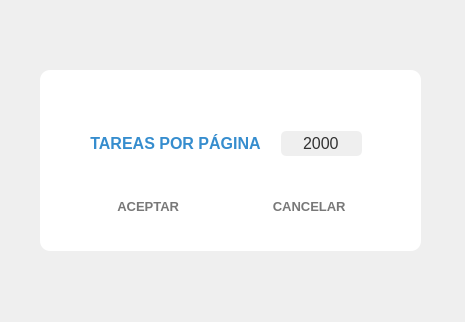
<?xml version="1.0" encoding="UTF-8"?>
<ui version="4.0">
 <class>DatabaseOptions</class>
 <widget class="QWidget" name="DatabaseOptions">
  <property name="geometry">
   <rect>
    <x>0</x>
    <y>0</y>
    <width>465</width>
    <height>322</height>
   </rect>
  </property>
  <property name="windowTitle">
   <string>Form</string>
  </property>
  <widget class="QWidget" name="layoutWidget_2">
   <property name="geometry">
    <rect>
     <x>100</x>
     <y>190</y>
     <width>261</width>
     <height>32</height>
    </rect>
   </property>
   <layout class="QHBoxLayout" name="horizontalLayout_3">
    <item>
     <widget class="QPushButton" name="pb_aceptar">
      <property name="minimumSize">
       <size>
        <width>100</width>
        <height>30</height>
       </size>
      </property>
      <property name="font">
       <font>
        <family>Segoe UI</family>
        <pointsize>10</pointsize>
        <weight>75</weight>
        <bold>true</bold>
       </font>
      </property>
      <property name="styleSheet">
       <string notr="true">QPushButton{
	border-radius: 3px;
	color:rgb(120, 120, 120);
}
QPushButton:hover:!pressed{
	  background-color: #EEEEEE; 
}</string>
      </property>
      <property name="text">
       <string>ACEPTAR </string>
      </property>
      <property name="icon">
       <iconset resource="assets.qrc">
        <normaloff>:/icons/accept.png</normaloff>:/icons/accept.png</iconset>
      </property>
      <property name="iconSize">
       <size>
        <width>30</width>
        <height>20</height>
       </size>
      </property>
      <property name="flat">
       <bool>true</bool>
      </property>
     </widget>
    </item>
    <item>
     <spacer name="horizontalSpacer_4">
      <property name="orientation">
       <enum>Qt::Horizontal</enum>
      </property>
      <property name="sizeHint" stdset="0">
       <size>
        <width>40</width>
        <height>20</height>
       </size>
      </property>
     </spacer>
    </item>
    <item>
     <widget class="QPushButton" name="pb_cancelar">
      <property name="minimumSize">
       <size>
        <width>100</width>
        <height>30</height>
       </size>
      </property>
      <property name="font">
       <font>
        <family>Segoe UI</family>
        <pointsize>10</pointsize>
        <weight>75</weight>
        <bold>true</bold>
       </font>
      </property>
      <property name="styleSheet">
       <string notr="true">QPushButton{
	border-radius: 3px;
	color:rgb(120, 120, 120);
}
QPushButton:hover:!pressed{
	  background-color: #EEEEEE; 
}</string>
      </property>
      <property name="text">
       <string>CANCELAR </string>
      </property>
      <property name="icon">
       <iconset resource="assets.qrc">
        <normaloff>:/icons/cancel.png</normaloff>:/icons/cancel.png</iconset>
      </property>
      <property name="iconSize">
       <size>
        <width>30</width>
        <height>20</height>
       </size>
      </property>
      <property name="flat">
       <bool>true</bool>
      </property>
     </widget>
    </item>
   </layout>
  </widget>
  <widget class="MyLabelShine" name="label_background">
   <property name="geometry">
    <rect>
     <x>40</x>
     <y>70</y>
     <width>381</width>
     <height>181</height>
    </rect>
   </property>
   <property name="styleSheet">
    <string notr="true">background-color: #FFFFFF; 
border-radius: 10px;
/*border: 2px solid #368DCE;*/</string>
   </property>
   <property name="text">
    <string/>
   </property>
   <property name="alignment">
    <set>Qt::AlignCenter</set>
   </property>
  </widget>
  <widget class="my_label" name="lb_logo">
   <property name="geometry">
    <rect>
     <x>50</x>
     <y>80</y>
     <width>42</width>
     <height>33</height>
    </rect>
   </property>
   <property name="minimumSize">
    <size>
     <width>0</width>
     <height>0</height>
    </size>
   </property>
   <property name="maximumSize">
    <size>
     <width>200</width>
     <height>240</height>
    </size>
   </property>
   <property name="styleSheet">
    <string notr="true">border-image: url(:/icons/app_logo.png);</string>
   </property>
   <property name="text">
    <string/>
   </property>
   <property name="scaledContents">
    <bool>false</bool>
   </property>
   <property name="alignment">
    <set>Qt::AlignCenter</set>
   </property>
   <property name="wordWrap">
    <bool>false</bool>
   </property>
  </widget>
  <widget class="MyLabelAnimated" name="pb_close">
   <property name="geometry">
    <rect>
     <x>380</x>
     <y>80</y>
     <width>31</width>
     <height>31</height>
    </rect>
   </property>
   <property name="styleSheet">
    <string notr="true">QLabel{
	border-radius: 5px;

}
QLabel:hover:!pressed{
	  background-color: rgba(255, 200, 200);
}
</string>
   </property>
   <property name="text">
    <string/>
   </property>
   <property name="pixmap">
    <pixmap resource="assets.qrc">:/icons/close.png</pixmap>
   </property>
   <property name="scaledContents">
    <bool>true</bool>
   </property>
  </widget>
  <widget class="QWidget" name="layoutWidget">
   <property name="geometry">
    <rect>
     <x>90</x>
     <y>130</y>
     <width>272</width>
     <height>27</height>
    </rect>
   </property>
   <layout class="QHBoxLayout" name="horizontalLayout">
    <property name="spacing">
     <number>20</number>
    </property>
    <item>
     <widget class="QLabel" name="label_5">
      <property name="palette">
       <palette>
        <active>
         <colorrole role="WindowText">
          <brush brushstyle="SolidPattern">
           <color alpha="255">
            <red>54</red>
            <green>141</green>
            <blue>206</blue>
           </color>
          </brush>
         </colorrole>
         <colorrole role="Text">
          <brush brushstyle="SolidPattern">
           <color alpha="255">
            <red>54</red>
            <green>141</green>
            <blue>206</blue>
           </color>
          </brush>
         </colorrole>
         <colorrole role="ButtonText">
          <brush brushstyle="SolidPattern">
           <color alpha="255">
            <red>54</red>
            <green>141</green>
            <blue>206</blue>
           </color>
          </brush>
         </colorrole>
         <colorrole role="PlaceholderText">
          <brush brushstyle="NoBrush">
           <color alpha="128">
            <red>54</red>
            <green>141</green>
            <blue>206</blue>
           </color>
          </brush>
         </colorrole>
        </active>
        <inactive>
         <colorrole role="WindowText">
          <brush brushstyle="SolidPattern">
           <color alpha="255">
            <red>54</red>
            <green>141</green>
            <blue>206</blue>
           </color>
          </brush>
         </colorrole>
         <colorrole role="Text">
          <brush brushstyle="SolidPattern">
           <color alpha="255">
            <red>54</red>
            <green>141</green>
            <blue>206</blue>
           </color>
          </brush>
         </colorrole>
         <colorrole role="ButtonText">
          <brush brushstyle="SolidPattern">
           <color alpha="255">
            <red>54</red>
            <green>141</green>
            <blue>206</blue>
           </color>
          </brush>
         </colorrole>
         <colorrole role="PlaceholderText">
          <brush brushstyle="NoBrush">
           <color alpha="128">
            <red>54</red>
            <green>141</green>
            <blue>206</blue>
           </color>
          </brush>
         </colorrole>
        </inactive>
        <disabled>
         <colorrole role="WindowText">
          <brush brushstyle="SolidPattern">
           <color alpha="255">
            <red>54</red>
            <green>141</green>
            <blue>206</blue>
           </color>
          </brush>
         </colorrole>
         <colorrole role="Text">
          <brush brushstyle="SolidPattern">
           <color alpha="255">
            <red>54</red>
            <green>141</green>
            <blue>206</blue>
           </color>
          </brush>
         </colorrole>
         <colorrole role="ButtonText">
          <brush brushstyle="SolidPattern">
           <color alpha="255">
            <red>54</red>
            <green>141</green>
            <blue>206</blue>
           </color>
          </brush>
         </colorrole>
         <colorrole role="PlaceholderText">
          <brush brushstyle="NoBrush">
           <color alpha="128">
            <red>54</red>
            <green>141</green>
            <blue>206</blue>
           </color>
          </brush>
         </colorrole>
        </disabled>
       </palette>
      </property>
      <property name="font">
       <font>
        <family>Segoe UI</family>
        <pointsize>12</pointsize>
        <weight>75</weight>
        <bold>true</bold>
       </font>
      </property>
      <property name="styleSheet">
       <string notr="true">color: rgb(54, 141, 206);</string>
      </property>
      <property name="text">
       <string>TAREAS POR PÁGINA</string>
      </property>
      <property name="alignment">
       <set>Qt::AlignCenter</set>
      </property>
     </widget>
    </item>
    <item>
     <widget class="QLineEdit" name="le_tareas_por_pagina">
      <property name="minimumSize">
       <size>
        <width>0</width>
        <height>25</height>
       </size>
      </property>
      <property name="font">
       <font>
        <family>Segoe UI</family>
        <pointsize>12</pointsize>
       </font>
      </property>
      <property name="styleSheet">
       <string notr="true">background-color: #EFEFEF; 
border-radius: 5px;
color:rgb(50, 50, 50);</string>
      </property>
      <property name="text">
       <string>2000</string>
      </property>
      <property name="alignment">
       <set>Qt::AlignCenter</set>
      </property>
     </widget>
    </item>
   </layout>
   <zorder>le_tareas_por_pagina</zorder>
   <zorder>label_5</zorder>
  </widget>
  <widget class="my_label" name="l_warning">
   <property name="geometry">
    <rect>
     <x>370</x>
     <y>128</y>
     <width>31</width>
     <height>31</height>
    </rect>
   </property>
   <property name="minimumSize">
    <size>
     <width>0</width>
     <height>0</height>
    </size>
   </property>
   <property name="maximumSize">
    <size>
     <width>200</width>
     <height>240</height>
    </size>
   </property>
   <property name="toolTip">
    <string>&lt;html&gt;&lt;head/&gt;&lt;body&gt;&lt;p&gt;Cantidad de tareas por pagina muy grande, esto puede afectar el rendimiento de la aplicación&lt;/p&gt;&lt;/body&gt;&lt;/html&gt;</string>
   </property>
   <property name="styleSheet">
    <string notr="true">border-image: url(:/icons/warning_yellow.png);</string>
   </property>
   <property name="text">
    <string/>
   </property>
   <property name="scaledContents">
    <bool>false</bool>
   </property>
   <property name="alignment">
    <set>Qt::AlignCenter</set>
   </property>
   <property name="wordWrap">
    <bool>false</bool>
   </property>
  </widget>
  <zorder>label_background</zorder>
  <zorder>l_tareas_por_pagina</zorder>
  <zorder>label_5</zorder>
  <zorder>layoutWidget_2</zorder>
  <zorder>lb_logo</zorder>
  <zorder>pb_close</zorder>
  <zorder>layoutWidget</zorder>
  <zorder>l_warning</zorder>
 </widget>
 <customwidgets>
  <customwidget>
   <class>MyLabelAnimated</class>
   <extends>QLabel</extends>
   <header location="global">mylabelanimated.h</header>
  </customwidget>
  <customwidget>
   <class>MyLabelShine</class>
   <extends>QLabel</extends>
   <header location="global">mylabelshine.h</header>
  </customwidget>
  <customwidget>
   <class>my_label</class>
   <extends>QLabel</extends>
   <header location="global">my_label.h</header>
  </customwidget>
 </customwidgets>
 <resources>
  <include location="assets.qrc"/>
 </resources>
 <connections/>
</ui>
